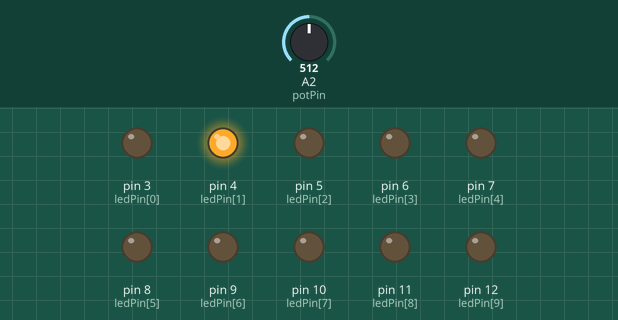
A sketch run on a simulated Arduino Uno, built with avr-gcc and run on an emulated ATmega328P. Parts: output pins drawn as LEDs (lit = HIGH). Dashed ring = blinking. Inputs (shaded band) come from the test bench; at power-on: A2 (potPin) = 512.

Above: at 1.2 s.
1.3 s: A2 (potPin) set to 122
At 1.36 s:
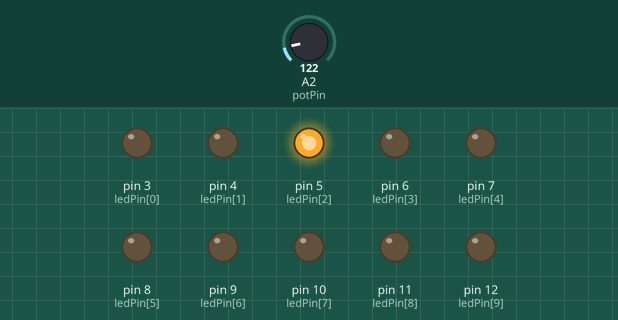
At 2.1 s:
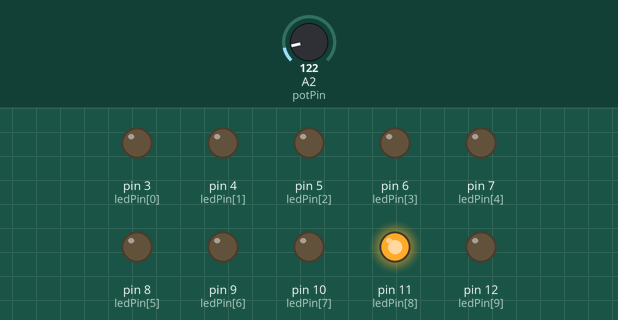
4.3 s: A2 (potPin) set to 0
7.3 s: A2 (potPin) set to 20
At 7.48 s:
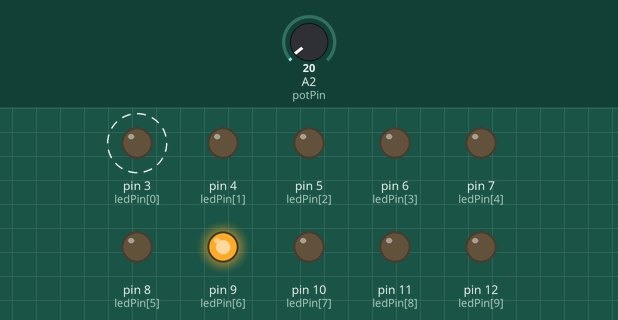
10.3 s: A2 (potPin) set to 716
At 10.3 s:
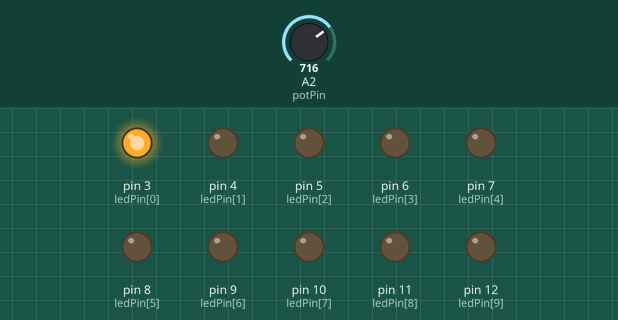
13.3 s: A2 (potPin) set to 772
16.3 s: A2 (potPin) set to 803
Timing chart, 0 to 19.5 s (numbered marks = the images above; inputs shaded):
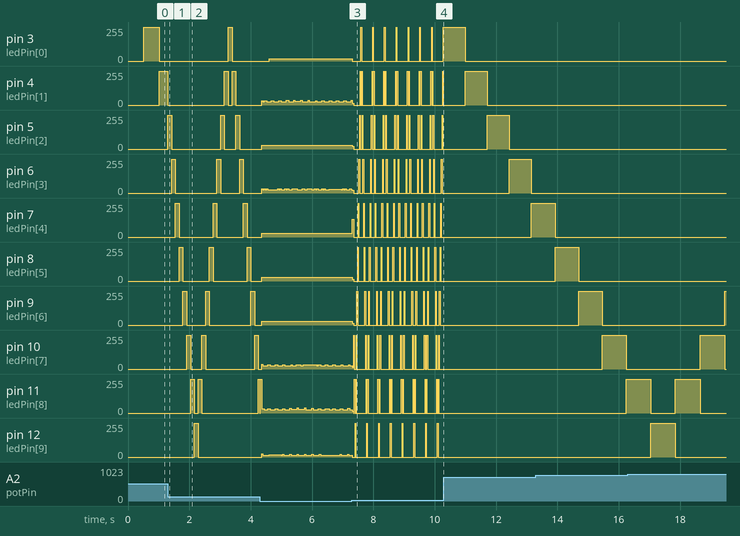

Measured:
- after the input at 1.3 s, pin 3 (ledPin[0]): 0/255 → 255/255 after 2.0 s, → 0/255 0.12 s later; pin 11 (ledPin[8]): goes 255/255 0.12 s, 0/255 0.12 s, 255/255 0.12 s, 0/255 1.8 s, then 255/255, starting after 0.74 s; pin 12 (ledPin[9]): 0/255 → 255/255 after 0.86 s, → 0/255 0.12 s later
- after the input at 7.3 s, pin 3 (ledPin[0]): alternates 255/255 for 0.02 s and 0/255 for 0.36 s, starting at once; pin 7 (ledPin[4]): 29/255 → 134/255 at once, then repeats every 0.34 s: 2 × (0/255 0.15 s, 255/255 0.02 s)
- after the input at 10.3 s, pin 8 (ledPin[5]), pin 9 (ledPin[6]), pin 10 (ledPin[7]), pin 11 (ledPin[8]), pin 12 (ledPin[9]): stops changing and stays 0/255
- by itself, pin 10 (ledPin[7]): repeats every 0.38 s: 255/255 0.02 s, 0/255 0.06 s, 255/255 0.02 s, 0/255 0.28 s

The sketch:

potenciometro_031017.ino
```cpp
byte ledPin[] = {3, 4, 5, 6, 7, 8, 9, 10, 11, 12};
int ledDelay(0.6);
int direction = 1;
int currentLed = 0;
unsigned long changeTime;
int potPin = 2;

void setup()
{

    for (int i = 0; i < 10; i++)
    {
        pinMode(ledPin[i], OUTPUT);
	}

    changeTime = millis();
}

void loop()
{
	ledDelay = analogRead(potPin);
    if ((millis() - changeTime) > ledDelay)
    {
        changeLed();
        changeTime = millis();
    }
}
void changeLed()
{
    for (int i = 0; i < 10; i++)
    {
        digitalWrite(ledPin[i], LOW);
    }
    digitalWrite(ledPin[currentLed], HIGH);
    currentLed += direction;
    if (currentLed == 0)
        direction = 1;
    if (currentLed == 9)
        direction = -1;
}
```
